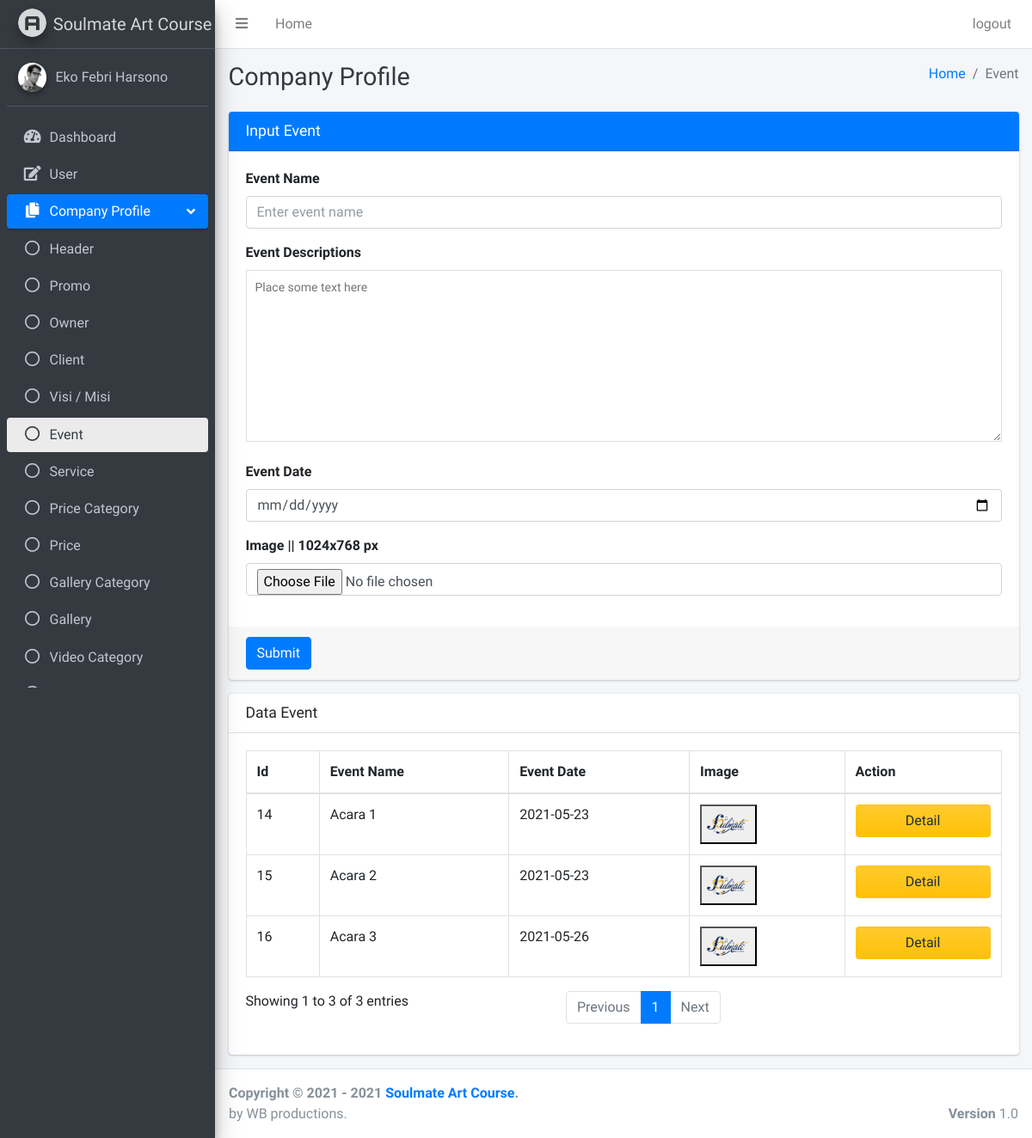
Before: /pages/companyProfile/event.php (signed in) with the older database file.
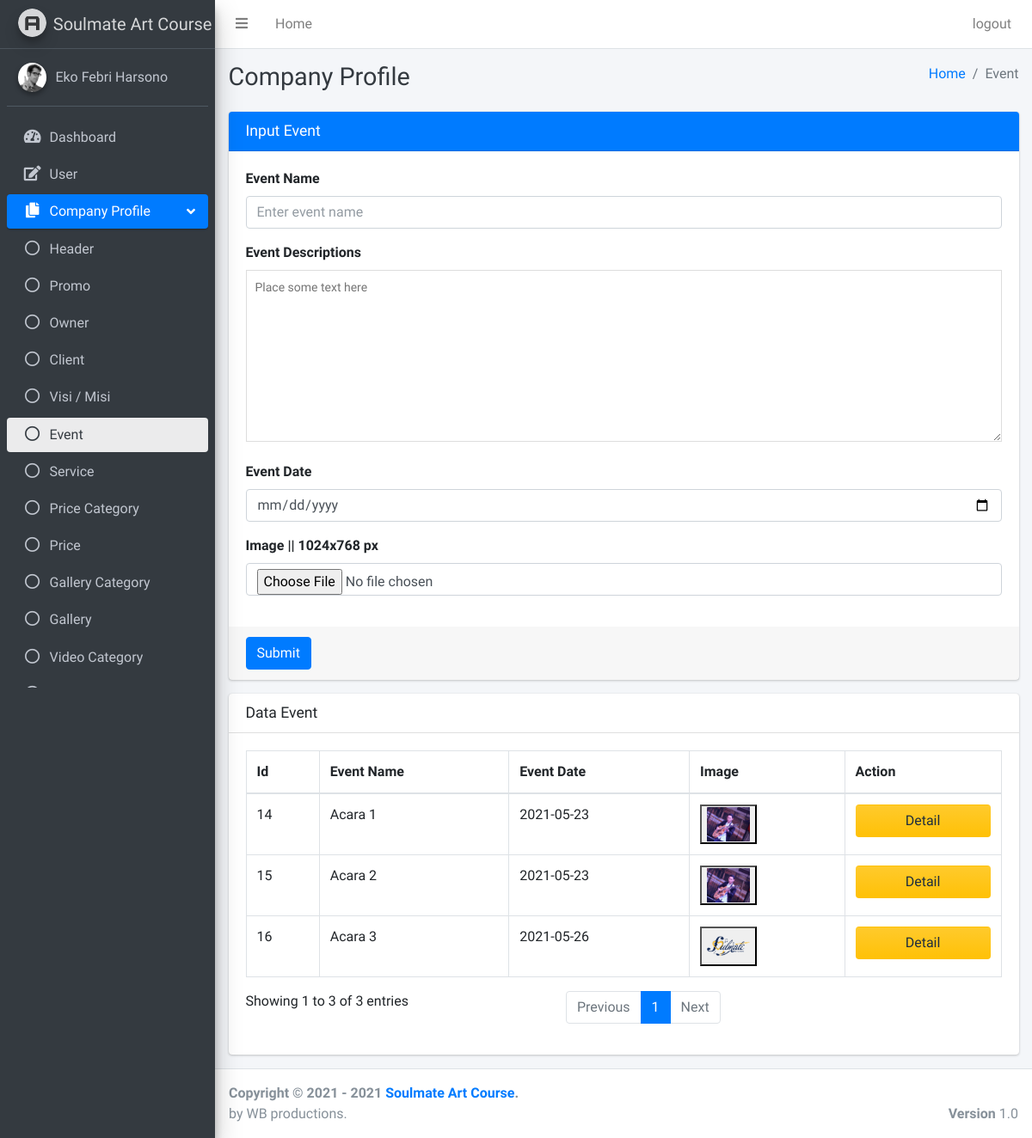
After: the same page with the newer database file.
### tables this page shows
CREATE TABLE `event` (
  `id_event` int(11) NOT NULL,
  `event_name` varchar(50) NOT NULL,
  `event_descriptions` text NOT NULL,
  `date` date NOT NULL,
  `image` text NOT NULL
);

### pages/companyProfile/event.php (the view, shortened to what the changed rows need)
<?php
if ($_SESSION["id"] == null || $_SESSION["id"] == "") {
    header('Location: ../../login.php?status=4');
} else {
    $conn = OpenCon(); ?>
    <!DOCTYPE html>
    <html>
    <head>
        <link rel="stylesheet" href="../../plugins/fontawesome-free/css/all.min.css">
        <link rel="stylesheet" href="https://code.ionicframework.com/ionicons/2.0.1/css/ionicons.min.css">
        <link rel="stylesheet" href="../../plugins/sweetalert2-theme-bootstrap-4/bootstrap-4.min.css">
        <link rel="stylesheet" href="../../plugins/toastr/toastr.min.css">
        <link rel="stylesheet" href="../../dist/css/adminlte.min.css">
        <link rel="stylesheet" href="../../plugins/summernote/summernote-bs4.css">
    </head>
    <body class="hold-transition sidebar-mini layout-fixed">
        <div class="wrapper">
            <div class="content-wrapper">
                <div class="content-header">
                    <div class="container-fluid">
                        <div class="row mb-2">
                            <div class="col-sm-6">
                                <h1 class="m-0 text-dark">Company Profile</h1>
                            </div>
                        </div>
                    </div>
                </div>
                <section class="content">
                    <div class="container-fluid">
                        <div class="row">
                            <div class="col-md-12">
                                <div class="card">
                                    <div class="card-body">
                                        <?php
                                        $sql = "SELECT * FROM `event`";
                                        $res = mysqli_query($conn, $sql);
                                        ?>
                                        <table id="example2" class="table table-bordered table-hover">
                                            <thead>
                                                <tr>
                                                    <th>Id</th>
                                                    <th>Event Name</th>
                                                    <th>Event Date</th>
                                                    <th>Image</th>
                                                    <th>Action</th>
                                                </tr>
                                            </thead>
                                            <tbody>
                                                <?php while ($row = mysqli_fetch_array($res)) { ?>
                                                    <tr>
                                                        <td><?php echo $row['id_event']; ?></td>
                                                        <td><?php echo $row['event_name']; ?></td>
                                                        <td><?php echo $row['date']; ?></td>
                                                        <td>
                                                            <button data-toggle="modal" data-target="#a<?php echo $row['id_event']; ?>">
                                                                <img style="width:50px;height:40px;" src="<?php echo $row['image']; ?>" alt="">
                                                            </button>
                                                        </td>
                                                        <td>
                                                            <button class="btn btn-block bg-gradient-warning" name="detail" data-toggle="modal" data-target="#b<?php echo $row['id_event']; ?>">Detail</button>
                                                        </td>
                                                    </tr>
                                                <?php } ?>
                                            </tbody>
                                        </table>
                                    </div>
                                </div>
                            </div>
                        </div>
                </section>
            </div>
        </div>
    </body>
    </html>
<?php } ?>

Changed rows visible on the page:
changed event "Acara 1": image: picture added in place of a placeholder
changed event "Acara 2": image: picture added in place of a placeholder
